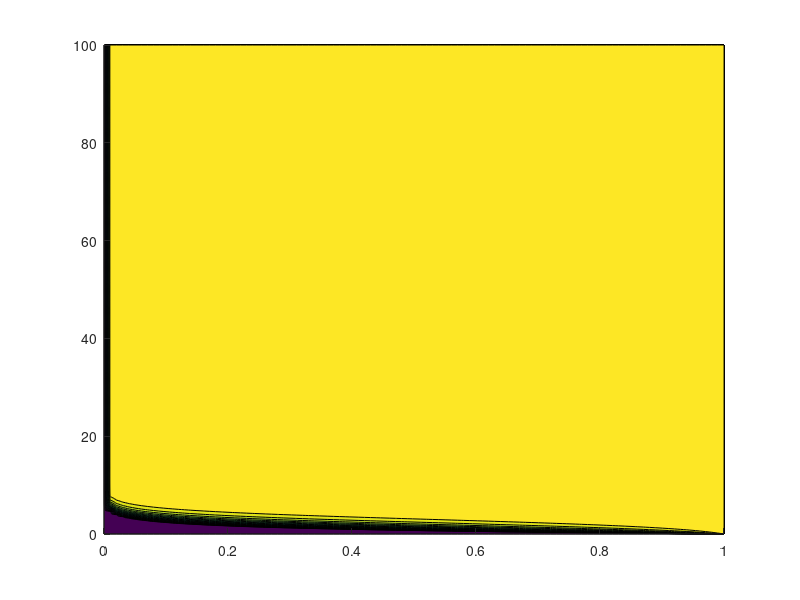

This chart was generated by the following MATLAB code: (Note: this script raises an error after producing the figure.)
function Visualization_FigS4()
% Visualization_FigS4.m
% This function generates the Fig. S4 in the paper, which visualizes
% the theoretical limits of a single strain under infinitely many dilutions.
% The theoretical limits are derived from Eq. [S3.1.10] in the SI Appendix.
%
% Author: MingYi Wang, Cornell University
% Last Modified: 06/2025
%
clear; clc;
%% Define the parameters and theoretical limit functions (Eq. [S3.1.10] in the SI Appendix)  
theo_lim = @(r,rho,T) 1./(rho+(1-rho)./(1-exp(-(r.*T+log(rho)))));
Zero_or_not = @(r,rho,T) r.*T+log(rho);
T_comp = @(r, rho) -log(rho)./r;

Tf = 1e2; % Total time horizon for the simulation
tt = 0:0.1:Tf; % Time vector
rr = 0:0.01:1; % Rescaled survival rate vector
[X,Y] = meshgrid(rr,tt);
%% For sensitives only 
r = 1
phase = zeros(length(tt),length(rr));

for i = 1:length(tt)
    for j = 1:length(rr)
        if Zero_or_not(r,rr(j),tt(i)) > 0
            phase(i,j) = theo_lim(r,rr(j),tt(i));
        end
    end
end

figure
contourf(X,Y,phase,20,'EdgeColor','none');
hold on
plot(rr,T_comp(r,rr),'m--','linewidth',2);
hold otheo_lim
axis square
xlabel('$\rho$','FontSize',20,'Interpreter','latex');
ylabel('$T$','FontSize',20,'Interpreter','latex');
colorbar();
ylim([0,5]);
xlim([0,1]);
clim([0 1]);
%% For toxin producers only
epsilon = 0.2;
r = 0.85*(1-epsilon);
phase = zeros(length(tt),length(rr));

for i = 1:length(tt)
    for j = 1:length(rr)
        if Zero_or_not(r,rr(j),tt(i)) > 0
            phase(i,j) = theo_lim(r,rr(j),tt(i));
        end
    end
end

figure
contourf(X,Y,phase,20,'EdgeColor','none');
hold on
plot(rr,T_comp(r,rr),'m--','linewidth',2);
hold otheo_lim
axis square
xlabel('$\rho$','FontSize',20,'Interpreter','latex');
ylabel('$T$','FontSize',20,'Interpreter','latex');
colorbar();
ylim([0,5]);
xlim([0,1]);
clim([0 1]);

end